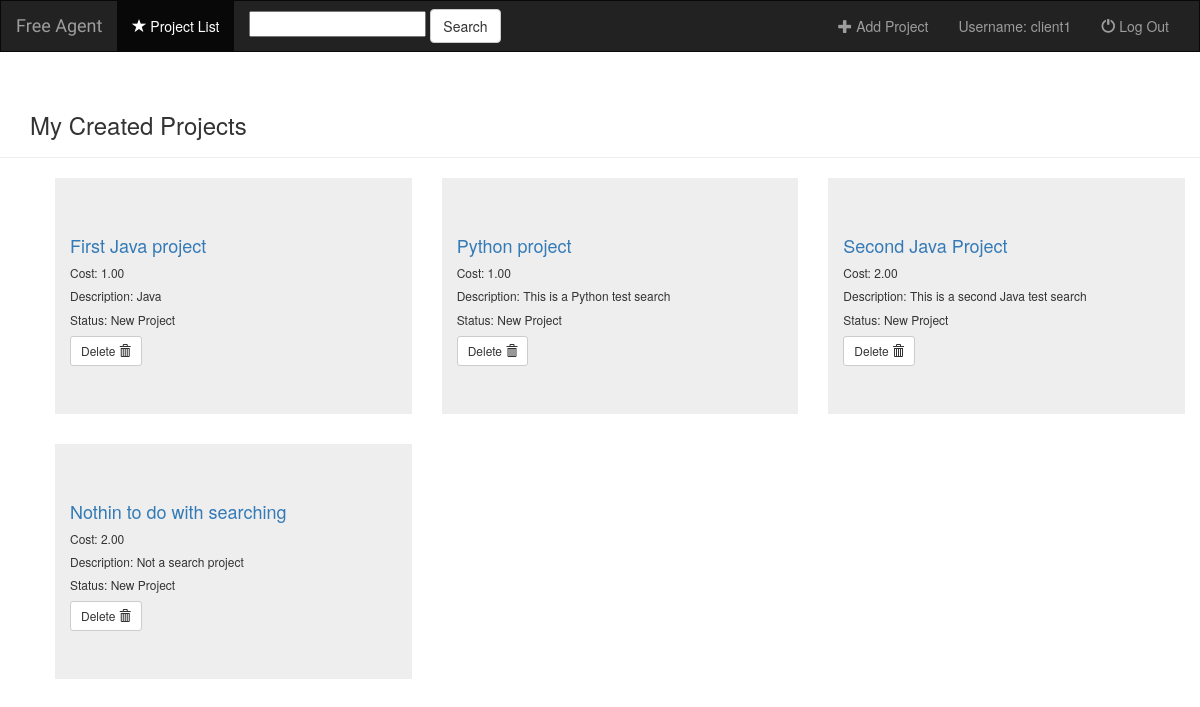
Before: /freeAgentApp/ (signed in) with the older database file.
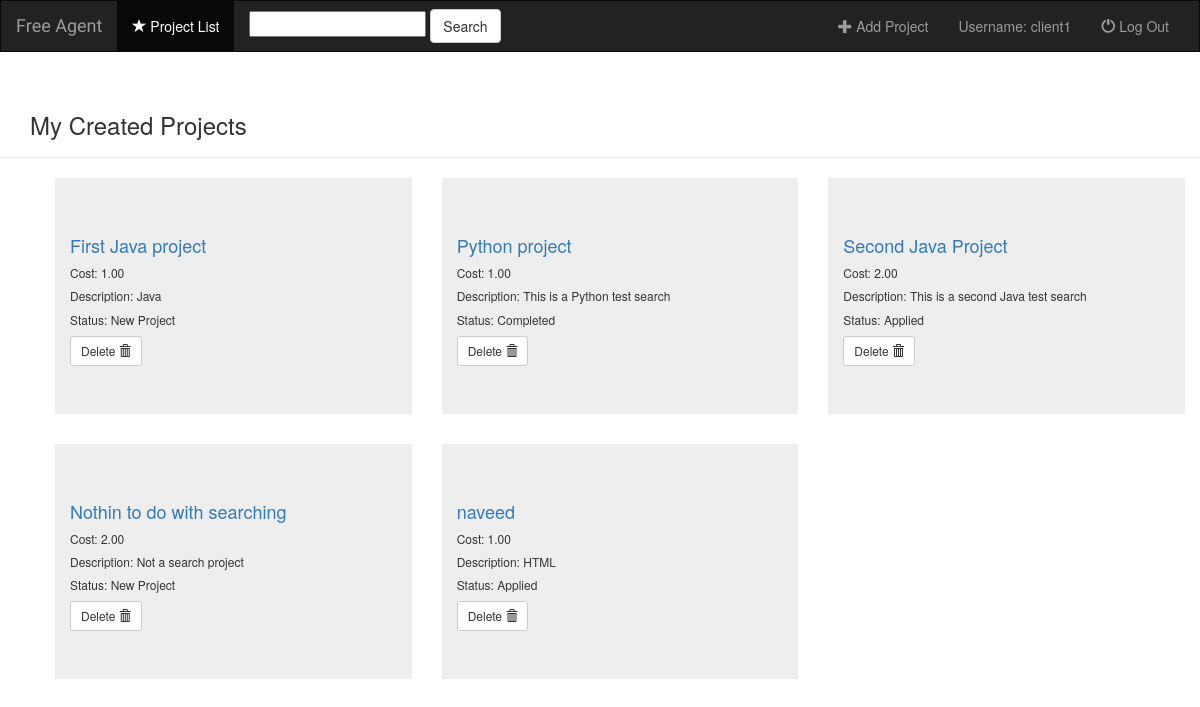
After: the same page with the newer database file.
### freeAgentApp/models.py (models this page shows, shortened)
class UserProfile(AbstractUser):
    Identification = models.CharField(max_length=10, choices=(('F', 'freeAgent'), ('C', 'Client')))

class Project(models.Model):
    title = models.CharField(max_length=100)
    cost = models.DecimalField(max_digits=15, decimal_places=2)
    pub_date = timezone.now()
    status = models.IntegerField(default=1, validators=[MinValueValidator(1), MaxValueValidator(4)])
    description = models.CharField(max_length=300)
    file_type = models.FileField(null=True, blank=True)
    client_upload = models.FileField(null=True, blank=True)
    client = models.ForeignKey(UserProfile, related_name="ThisClient", null=True, blank=True)
    worker = models.ForeignKey(UserProfile, related_name="ThisWorker", null=True, blank=True)

### freeAgentApp/views.py (the view)
class IndexView(LoginRequiredMixin, generic.ListView):
    template_name = 'freeAgentApp/index.html'
    def get_queryset(self):
        user = self.request.user
        if user.Identification == 'C':
            return Project.objects.filter(client=user)
        else:
            return Project.objects.filter(status=1)

### freeAgentApp/templates/freeAgentApp/index.html (shortened to what this page needs)
{% extends 'freeAgentApp/base.html' %}
{% block body %}
<div class="page-header">
    {% if user.Identification == 'F' %}
        <div class="container"><h3>FreeAgent - Available Projects</h3></div>
    {% else %}
        <div class="container"><h3>My Created Projects</h3></div>
    {% endif %}
</div>
{% for project in object_list %}
<ul>
    <div class="col-md-4">
        <div class="jumbotron">
            <div class="container">
                <h4><a href="{% url 'freeAgentApp:detail' project.id %}">{{project.title}}</a></h4>
                <h6>Cost: {{project.cost}}</h6>
                <h6>Description: {{project.description}}</h6>
                <h6> Status:
                    {% if project.status == 1 %} New Project
                    {% elif project.status == 2 %} Applied
                    {% elif project.status == 3 %} Working
                    {% elif project.status == 4 %} Completed
                    {% endif %}
                </h6>
                {% if user.Identification == 'C' %}
                <form action="{% url 'freeAgentApp:deleteProject' project.id %}" method="post" style=" display: inline;">
                    <button type="submit" class="btn btn-default btn-sm"> Delete
                        <span class="glyphicon glyphicon-trash"></span></button>
                </form>
                {% endif %}
            </div>
        </div>
    </div>
</ul>
{% endfor %}
{% endblock %}

### freeAgentApp/templates/freeAgentApp/base.html (shortened to what this page needs)
<!DOCTYPE html>
<html lang="en">
<head>
    {% load staticfiles %}
    <link rel="stylesheet" href ="https://maxcdn.bootstrapcdn.com/bootstrap/3.3.6/css/bootstrap.min.css">
    <link rel="stylesheet" type="text/css" href="../../static/freeAgentApp/css/style_cheesy.css"/>
</head>
<body>
    <nav class="navbar navbar-inverse">
    <div class = "container-fluid">
        <div class="navbar-header" >
            <a class="navbar-brand" href="{% url 'freeAgentApp:index' %}">Free Agent</a>
        </div>
        <div class = "collapse navbar-collapse" id="topNavBar">
            <ul class="nav navbar-nav">
                <li class="active">
                    <a href="{% url 'freeAgentApp:index' %}">
                        <span class="glyphicon glyphicon-star" aria-hidden="true"></span>&nbsp;Project List
                    </a>
                </li>
            </ul>
            <form class="navbar-form navbar-left" role="search" method="get" action="{% url 'freeAgentApp:search' %}">
                <input type="text" id="searchBox" class="input-medium search-query" name="q" placeholder="">
                <button type="submit" class="btn btn-default"> Search</button>
             </form>
            <ul class ="nav navbar-nav navbar-right">
                <li class="">
                    {% if user.Identification == 'C' %}
                        <a href="{% url 'freeAgentApp:createProject' %}">
                            <span class="glyphicon glyphicon-plus" aria-hidden="true"></span>&nbsp;Add Project
                        </a>
                    {% else %}
                        <a href="{% url 'freeAgentApp:workerIndex' user.id %}">
                            <span class="glyphicon glyphicon-star" aria-hidden="true"></span>&nbsp;My Projects
                        </a>
                    {% endif %}
                </li>
                <li class="">
                    <a>Username: {{ user.username }} </a>
                </li>
                <li class="">
                    <a href="{% url 'freeAgentApp:logout' %}">
                        <span class="glyphicon glyphicon-off" aria-hidden="true"></span>&nbsp;Log Out
                    </a>
                </li>
            </ul>
        </div>
    </div>
    </nav>
{% block body %}
{% endblock %}
</body>
</html>

### freeAgentApp/static/freeAgentApp/css/style_cheesy.css (style rules this page uses)
.navbar { border-radius:0; }
.navbar-brand { font-family:'Satisfy',cursive; font-size:60 }

Changed rows visible on the page:
changed Project "Python project": status "New Project" → "Completed"
changed Project "Second Java Project": status "New Project" → "Applied"
added Project: title "naveed", cost "1.00", description "HTML", status "Applied"
